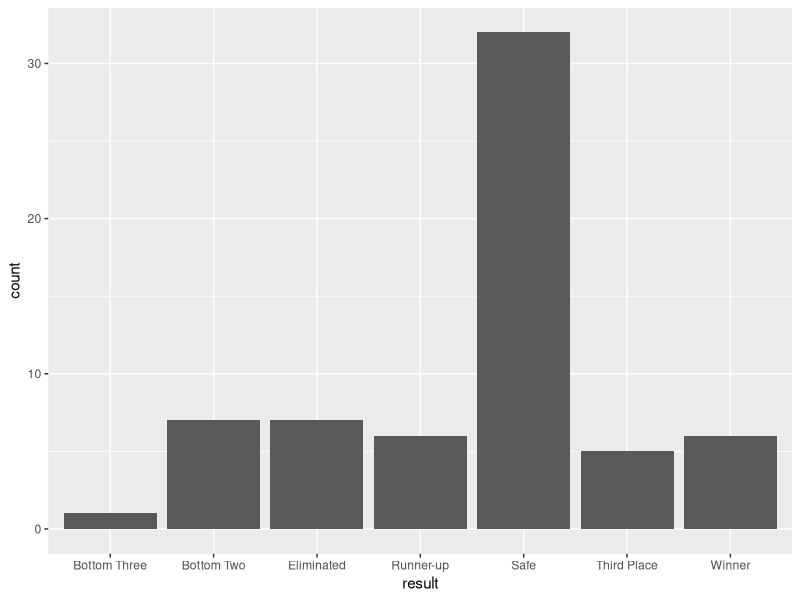
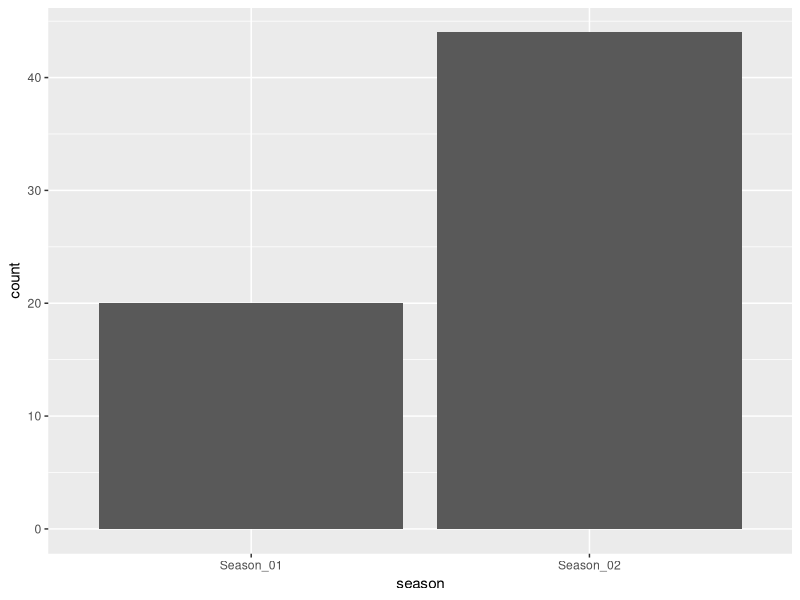

Write the R code that produced these figures, in order.
## ---- chunk 1
#library(tidymodels)
library(tidyverse)
library(ggplot2)
## ---- chunk 2
songs = read.csv("songs.csv")
summary(songs)

#omit any NA in data
songs = na.omit(songs)

#explore only Season 1 and 2 songs
songs = songs %>% dplyr::filter(season == "Season_01" | season == "Season_02")
summary(songs)
head(songs)
## ---- chunk 3
ggplot(songs, aes(x = result)) + geom_histogram(stat = "count")
ggplot(songs, aes(x = season)) + geom_histogram(stat = "count")
